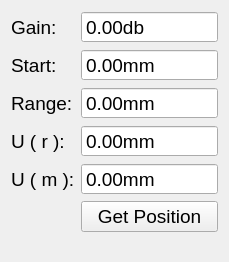
<?xml version="1.0" encoding="UTF-8"?>
<ui version="4.0">
 <class>TOFDPropertiesWidget</class>
 <widget class="QWidget" name="TOFDPropertiesWidget">
  <property name="geometry">
   <rect>
    <x>0</x>
    <y>0</y>
    <width>229</width>
    <height>262</height>
   </rect>
  </property>
  <property name="font">
   <font>
    <pointsize>10</pointsize>
   </font>
  </property>
  <property name="windowTitle">
   <string>Form</string>
  </property>
  <layout class="QFormLayout" name="formLayout">
   <item row="0" column="0">
    <widget class="QLabel" name="gainLabel">
     <property name="sizePolicy">
      <sizepolicy hsizetype="Preferred" vsizetype="Preferred">
       <horstretch>0</horstretch>
       <verstretch>0</verstretch>
      </sizepolicy>
     </property>
     <property name="minimumSize">
      <size>
       <width>0</width>
       <height>30</height>
      </size>
     </property>
     <property name="font">
      <font>
       <pointsize>14</pointsize>
      </font>
     </property>
     <property name="text">
      <string>Gain:</string>
     </property>
    </widget>
   </item>
   <item row="0" column="1">
    <widget class="QDoubleSpinBox" name="gainDoubleSpinBox">
     <property name="sizePolicy">
      <sizepolicy hsizetype="Preferred" vsizetype="Preferred">
       <horstretch>0</horstretch>
       <verstretch>0</verstretch>
      </sizepolicy>
     </property>
     <property name="font">
      <font>
       <pointsize>14</pointsize>
      </font>
     </property>
     <property name="buttonSymbols">
      <enum>QAbstractSpinBox::NoButtons</enum>
     </property>
     <property name="suffix">
      <string>db</string>
     </property>
    </widget>
   </item>
   <item row="1" column="0">
    <widget class="QLabel" name="startLlabel">
     <property name="minimumSize">
      <size>
       <width>0</width>
       <height>30</height>
      </size>
     </property>
     <property name="font">
      <font>
       <pointsize>14</pointsize>
      </font>
     </property>
     <property name="text">
      <string>Start:</string>
     </property>
    </widget>
   </item>
   <item row="1" column="1">
    <widget class="QDoubleSpinBox" name="startDoubleSpinBox">
     <property name="sizePolicy">
      <sizepolicy hsizetype="Preferred" vsizetype="Preferred">
       <horstretch>0</horstretch>
       <verstretch>0</verstretch>
      </sizepolicy>
     </property>
     <property name="font">
      <font>
       <pointsize>14</pointsize>
      </font>
     </property>
     <property name="buttonSymbols">
      <enum>QAbstractSpinBox::NoButtons</enum>
     </property>
     <property name="suffix">
      <string>mm</string>
     </property>
    </widget>
   </item>
   <item row="2" column="0">
    <widget class="QLabel" name="rangeLabel">
     <property name="minimumSize">
      <size>
       <width>0</width>
       <height>30</height>
      </size>
     </property>
     <property name="font">
      <font>
       <pointsize>14</pointsize>
      </font>
     </property>
     <property name="text">
      <string>Range:</string>
     </property>
    </widget>
   </item>
   <item row="2" column="1">
    <widget class="QDoubleSpinBox" name="rangeDoubleSpinBox">
     <property name="sizePolicy">
      <sizepolicy hsizetype="Preferred" vsizetype="Preferred">
       <horstretch>0</horstretch>
       <verstretch>0</verstretch>
      </sizepolicy>
     </property>
     <property name="font">
      <font>
       <pointsize>14</pointsize>
      </font>
     </property>
     <property name="buttonSymbols">
      <enum>QAbstractSpinBox::NoButtons</enum>
     </property>
     <property name="suffix">
      <string>mm</string>
     </property>
    </widget>
   </item>
   <item row="3" column="0">
    <widget class="QLabel" name="urLabel">
     <property name="minimumSize">
      <size>
       <width>0</width>
       <height>30</height>
      </size>
     </property>
     <property name="font">
      <font>
       <pointsize>14</pointsize>
      </font>
     </property>
     <property name="text">
      <string>U ( r ):</string>
     </property>
    </widget>
   </item>
   <item row="3" column="1">
    <widget class="QDoubleSpinBox" name="urDoubleSpinBox">
     <property name="sizePolicy">
      <sizepolicy hsizetype="Preferred" vsizetype="Preferred">
       <horstretch>0</horstretch>
       <verstretch>0</verstretch>
      </sizepolicy>
     </property>
     <property name="font">
      <font>
       <pointsize>14</pointsize>
      </font>
     </property>
     <property name="buttonSymbols">
      <enum>QAbstractSpinBox::NoButtons</enum>
     </property>
     <property name="suffix">
      <string>mm</string>
     </property>
    </widget>
   </item>
   <item row="4" column="0">
    <widget class="QLabel" name="umLabel">
     <property name="minimumSize">
      <size>
       <width>0</width>
       <height>30</height>
      </size>
     </property>
     <property name="font">
      <font>
       <pointsize>14</pointsize>
      </font>
     </property>
     <property name="text">
      <string>U ( m ):</string>
     </property>
    </widget>
   </item>
   <item row="4" column="1">
    <widget class="QDoubleSpinBox" name="umDoubleSpinBox">
     <property name="sizePolicy">
      <sizepolicy hsizetype="Preferred" vsizetype="Preferred">
       <horstretch>0</horstretch>
       <verstretch>0</verstretch>
      </sizepolicy>
     </property>
     <property name="font">
      <font>
       <pointsize>14</pointsize>
      </font>
     </property>
     <property name="buttonSymbols">
      <enum>QAbstractSpinBox::NoButtons</enum>
     </property>
     <property name="suffix">
      <string>mm</string>
     </property>
    </widget>
   </item>
   <item row="5" column="1">
    <widget class="QPushButton" name="getPositionBtn">
     <property name="sizePolicy">
      <sizepolicy hsizetype="Preferred" vsizetype="Preferred">
       <horstretch>0</horstretch>
       <verstretch>0</verstretch>
      </sizepolicy>
     </property>
     <property name="minimumSize">
      <size>
       <width>0</width>
       <height>30</height>
      </size>
     </property>
     <property name="font">
      <font>
       <pointsize>14</pointsize>
      </font>
     </property>
     <property name="text">
      <string>Get Position</string>
     </property>
    </widget>
   </item>
  </layout>
 </widget>
 <resources/>
 <connections/>
</ui>
